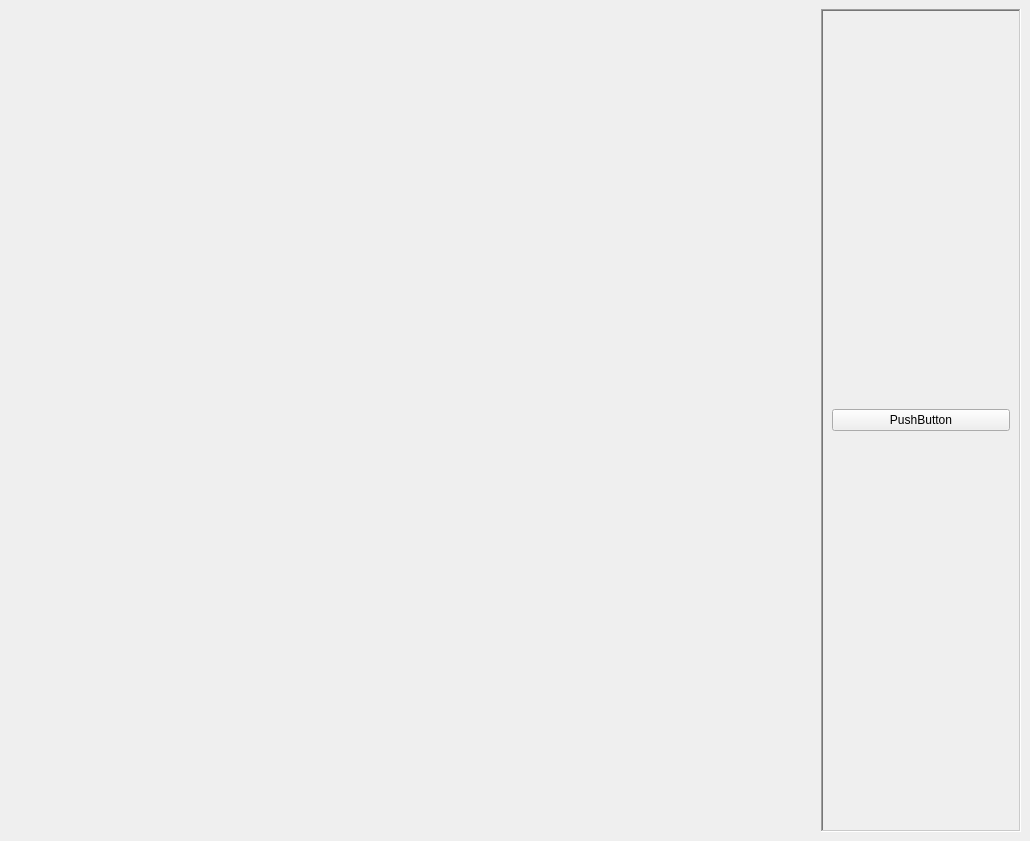
<?xml version="1.0" encoding="UTF-8"?>
<ui version="4.0">
 <class>QtDcmViewer</class>
 <widget class="QMainWindow" name="QtDcmViewer">
  <property name="geometry">
   <rect>
    <x>0</x>
    <y>0</y>
    <width>1030</width>
    <height>841</height>
   </rect>
  </property>
  <property name="windowTitle">
   <string>AppViewer</string>
  </property>
  <property name="windowIcon">
   <iconset resource="Icons/icons.qrc">
    <normaloff>:/Icons/help.png</normaloff>:/Icons/help.png</iconset>
  </property>
  <property name="iconSize">
   <size>
    <width>22</width>
    <height>22</height>
   </size>
  </property>
  <widget class="QWidget" name="centralwidget">
   <layout class="QHBoxLayout" name="horizontalLayout_2" stretch="8,0">
    <item>
     <layout class="QHBoxLayout" name="horizontalLayout">
      <item>
       <layout class="QGridLayout" name="gridLayout">
        <item row="1" column="0">
         <widget class="QVTKOpenGLNativeWidget" name="view2" native="true"/>
        </item>
        <item row="0" column="1">
         <widget class="QVTKOpenGLNativeWidget" name="view4" native="true"/>
        </item>
        <item row="1" column="1">
         <widget class="QVTKOpenGLNativeWidget" name="view3" native="true"/>
        </item>
        <item row="0" column="0">
         <widget class="QVTKOpenGLNativeWidget" name="view1" native="true"/>
        </item>
       </layout>
      </item>
     </layout>
    </item>
    <item>
     <widget class="QFrame" name="toolFrame">
      <property name="minimumSize">
       <size>
        <width>200</width>
        <height>0</height>
       </size>
      </property>
      <property name="maximumSize">
       <size>
        <width>200</width>
        <height>16777215</height>
       </size>
      </property>
      <property name="frameShape">
       <enum>QFrame::WinPanel</enum>
      </property>
      <property name="frameShadow">
       <enum>QFrame::Sunken</enum>
      </property>
      <property name="lineWidth">
       <number>5</number>
      </property>
      <layout class="QHBoxLayout" name="horizontalLayout_3">
       <item>
        <widget class="QPushButton" name="pushButton">
         <property name="text">
          <string>PushButton</string>
         </property>
        </widget>
       </item>
      </layout>
     </widget>
    </item>
   </layout>
  </widget>
  <action name="actionOpenFile">
   <property name="enabled">
    <bool>true</bool>
   </property>
   <property name="icon">
    <iconset resource="Icons/icons.qrc">
     <normaloff>:/Icons/fileopen.png</normaloff>:/Icons/fileopen.png</iconset>
   </property>
   <property name="text">
    <string>Open File...</string>
   </property>
  </action>
  <action name="actionExit">
   <property name="icon">
    <iconset>
     <normaloff>.</normaloff>.</iconset>
   </property>
   <property name="text">
    <string>Exit</string>
   </property>
  </action>
  <action name="actionPrint">
   <property name="icon">
    <iconset resource="Icons/icons.qrc">
     <normaloff>:/Icons/print.png</normaloff>:/Icons/print.png</iconset>
   </property>
   <property name="text">
    <string>Print</string>
   </property>
  </action>
  <action name="actionHelp">
   <property name="icon">
    <iconset resource="Icons/icons.qrc">
     <normaloff>:/Icons/help.png</normaloff>:/Icons/help.png</iconset>
   </property>
   <property name="text">
    <string>Help</string>
   </property>
  </action>
  <action name="actionSave">
   <property name="icon">
    <iconset resource="Icons/icons.qrc">
     <normaloff>:/Icons/filesave.png</normaloff>:/Icons/filesave.png</iconset>
   </property>
   <property name="text">
    <string>Save</string>
   </property>
  </action>
 </widget>
 <customwidgets>
  <customwidget>
   <class>QVTKOpenGLNativeWidget</class>
   <extends>QWidget</extends>
   <header>QVTKOpenGLNativeWidget.h</header>
  </customwidget>
 </customwidgets>
 <resources>
  <include location="Icons/icons.qrc"/>
 </resources>
 <connections/>
</ui>
